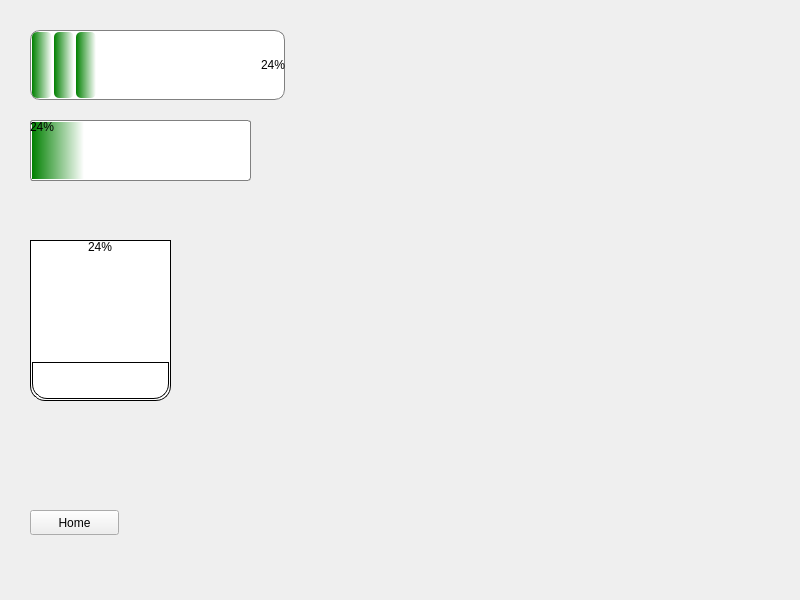
<?xml version="1.0" encoding="UTF-8"?>
<ui version="4.0">
 <class>level</class>
 <widget class="QWidget" name="level">
  <property name="geometry">
   <rect>
    <x>0</x>
    <y>0</y>
    <width>800</width>
    <height>600</height>
   </rect>
  </property>
  <property name="windowTitle">
   <string>Form</string>
  </property>
  <widget class="QProgressBar" name="progressBar">
   <property name="geometry">
    <rect>
     <x>30</x>
     <y>30</y>
     <width>255</width>
     <height>70</height>
    </rect>
   </property>
   <property name="styleSheet">
    <string notr="true">QProgressBar:horizontal {
border: 1px solid gray;
border-radius: 10px;
background: white;
padding: 1px;
text-align: right;
margin-right: 4ex;
}
QProgressBar::chunk:horizontal {
background: qlineargradient(x1: 0, y1: 0.5, x2: 1, y2: 0.5, stop: 0 green, stop: 1 white);
margin-right: 2px; /* space */
width: 20px;
border-radius: 5px;
}

</string>
   </property>
   <property name="value">
    <number>24</number>
   </property>
  </widget>
  <widget class="QProgressBar" name="progressBar2">
   <property name="geometry">
    <rect>
     <x>30</x>
     <y>120</y>
     <width>221</width>
     <height>61</height>
    </rect>
   </property>
   <property name="styleSheet">
    <string notr="true">#progressBar2:horizontal {
border: 1px solid gray;
border-radius: 3px;
background: white;
padding: 1px;
}
#progressBar2::chunk:horizontal {
background: qlineargradient(x1: 0, y1: 0.5, x2: 1, y2: 0.5, stop: 0 green, stop: 1 white);
}</string>
   </property>
   <property name="value">
    <number>24</number>
   </property>
  </widget>
  <widget class="QProgressBar" name="progressBar3">
   <property name="geometry">
    <rect>
     <x>30</x>
     <y>240</y>
     <width>141</width>
     <height>161</height>
    </rect>
   </property>
   <property name="styleSheet">
    <string notr="true">#progressBar3 {
border: 1px solid black;
text-align: top;
padding: 1px;
border-bottom-right-radius: 15px;
border-bottom-left-radius: 15px;
background: QLinearGradient( x1: 0, y1: 0, x2: 1, y2: 0,
stop: 0 #fff,
stop: 0.4999 #eee,
stop: 0.5 #ddd,
stop: 1 #eee );
width: 15px;
}

#progressBar3::chunk {
background: QLinearGradient( x1: 0, y1: 0, x2: 1, y2: 0,
stop: 0 #78d,
stop: 0.4999 #46a,
stop: 0.5 #45a,
stop: 1 #238 );
border-bottom-right-radius: 15px;
border-bottom-left-radius: 15px;
border: 1px solid black;
}</string>
   </property>
   <property name="value">
    <number>24</number>
   </property>
   <property name="orientation">
    <enum>Qt::Vertical</enum>
   </property>
  </widget>
  <widget class="QPushButton" name="pushButtonHome">
   <property name="geometry">
    <rect>
     <x>30</x>
     <y>510</y>
     <width>89</width>
     <height>25</height>
    </rect>
   </property>
   <property name="text">
    <string>Home</string>
   </property>
  </widget>
 </widget>
 <resources/>
 <connections/>
</ui>
